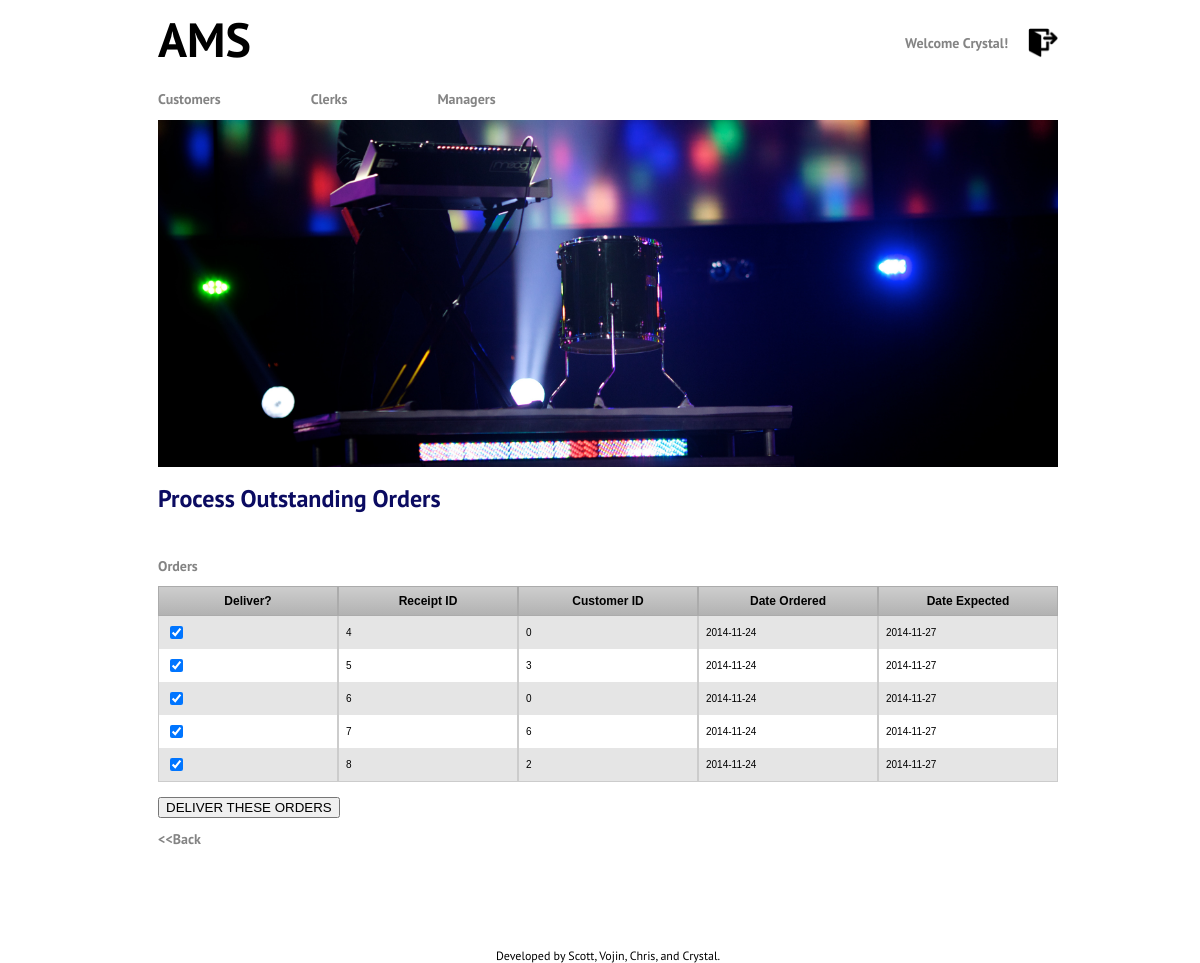
Screenshot of /manager/orders.php (signed in) with the database file from the repository.
### tables this page shows
CREATE TABLE `Order`(
receiptID int,
order_date date, 
cid int, 
cardNo int, 
expiryDate int, 
expectedDate date, 
deliveredDate date,
PRIMARY KEY(receiptID),
FOREIGN KEY(cid) REFERENCES Customer(cid));

### manager/orders.php (the view, shortened to what this page needs)
<html>
<head>
<link href="../style.css" rel="stylesheet" type="text/css">
</head>
<body>
<?php include '../header.php'; ?>
<h1>Process Outstanding Orders</h1>
<?php
	$connection = connectToDatabase();
?>
<br>
<h2>Orders</h2>
<?php
echo "<table border=0 cellpadding=0 cellspacing=0 class='CustomerInfoTable'>";
echo "<tr valign=center>";
echo "
    <td class=rowheader>Deliver?</td>
    <td class=rowheader>Receipt ID</td>
    <td class=rowheader>Customer ID</td>
    <td class=rowheader>Date Ordered</td>
    <td class=rowheader>Date Expected</td>
  </tr>";
$stmt = $connection->query("SELECT receiptID, order_date, cid, expectedDate FROM `Order` WHERE deliveredDate IS NULL
  ORDER BY receiptID");
echo "<form id='deliver' name='deliver' method='post' action='";
echo htmlspecialchars($_SERVER["PHP_SELF"]);
echo "'>";
while($row = $stmt->fetch_assoc()){
  echo "<tr><td><input type=checkbox name='deliver[]' value='".$row['receiptID']."' border=0 checked></td>";
  echo "<td>".$row['receiptID']."</td>";
  echo "<td>".$row['cid']."</td>";
  echo "<td>".$row['order_date']."</td>";
  echo "<td>".$row['expectedDate']."</td></tr>";
}
echo "</table>";
?>
<br>
<input type="submit" name="submit" border=0 value="DELIVER THESE ORDERS">
<br>
<a href="home.php" title="Manager's Page"><h2>&lt;&lt;Back</h2></a>
<?php include '../footer.php'; ?>
</body>
</html>

### style.css (style rules this page uses)
html { height: 100%; width: 100%; }
body { font-family: 'PT Sans', sans-serif; color: #000; background-color: #fff; font-size: 12px; width: 100%; height: 100%; }
h1 { font-size: 24px; font-weight: bold; color: #0B0B61; }
h2 { font-size: 14px; font-weight: bold; color: #848484; }
td { color: #000000; font-size: 12px; }
a { font-size: 12px; }
a:link { color: #bb3902; font-weight:normal; text-decoration:none; }
.rowheader { color: #000000; background-color: #ffffff; font-weight: plain; font-size: 14pt; width: 160px; }
.CustomerInfoTable { margin:0px;padding:0px; width:100%; border:0px solid #000000; -moz-border-radius-bottomleft:0px; -webkit-border-bottom-left-radius:0px; border-bottom-left-radius:0px; -moz-border-radius-bottomright:0px; -webkit-border-bottom-right-radius:0px; border-bottom-right-radius:0px; -moz-border-radius-topright:0px; -webkit-border-top-right-radius:0px; border-top-right-radius:0px; -moz-border-radius-topleft:0px; -webkit-border-top-left-radius:0px; border-top-left-radius:0px; }
.CustomerInfoTable tr:last-child td:last-child { -moz-border-radius-bottomright:0px; -webkit-border-bottom-right-radius:0px; border-bottom-right-radius:0px; }
.CustomerInfoTable tr:last-child td:first-child { -moz-border-radius-bottomleft:0px; -webkit-border-bottom-left-radius:0px; border-bottom-left-radius:0px; }
.CustomerInfoTable tr:nth-child(odd) { background-color:#e5e5e5; }
.CustomerInfoTable tr:nth-child(even) { background-color:#ffffff; }
.CustomerInfoTable td { vertical-align:middle; border:0px solid #cccccc; border-width:0px 1px 0px 1px; text-align:left; padding:7px; font-size:10px; font-family:Arial; font-weight:normal; color:#000000; }
.CustomerInfoTable tr:last-child td { border-width:0px 1px 1px 1px; }
.CustomerInfoTable tr td:last-child { border-width:0px 1px 0px 1px; }
.CustomerInfoTable tr:last-child td:last-child { border-width:0px 1px 01px 1px; }
.CustomerInfoTable tr:first-child td { background:-o-linear-gradient(bottom, #cccccc 5%, #b2b2b2 100%); background:-webkit-gradient( linear, left top, left bottom, color-stop(0.05, #cccccc), color-stop(1, #b2b2b2) ); background:-moz-linear-gradient( center top, #cccccc 5%, #b2b2b2 100% ); filter:progid:DXImageTransform.Microsoft.gradient(startColorstr="#cccccc", endColorstr="#b2b2b2"); background: -o-linear-gradient(top,#cccccc,b2b2b2); background-color:#cccccc; border:1px solid #ababab; text-align:center; border-width:1px 1px 1px 1px; font-size:12px; font-family:Arial; font-weight:Bold; color:#000000; }
.CustomerInfoTable tr:first-child td:first-child { border-width:1px 1px 1px 1px; }
.CustomerInfoTable tr:first-child td:last-child { border-width:1px 1px 1px 1px; }

### rows the page displays
order: receiptID "4", cid "0", order_date "2014-11-24", expectedDate "2014-11-27"
order: receiptID "5", cid "3", order_date "2014-11-24", expectedDate "2014-11-27"
order: receiptID "6", cid "0", order_date "2014-11-24", expectedDate "2014-11-27"
order: receiptID "7", cid "6", order_date "2014-11-24", expectedDate "2014-11-27"
order: receiptID "8", cid "2", order_date "2014-11-24", expectedDate "2014-11-27"

### other values shown
$_SESSION['cname'] "Crystal"
